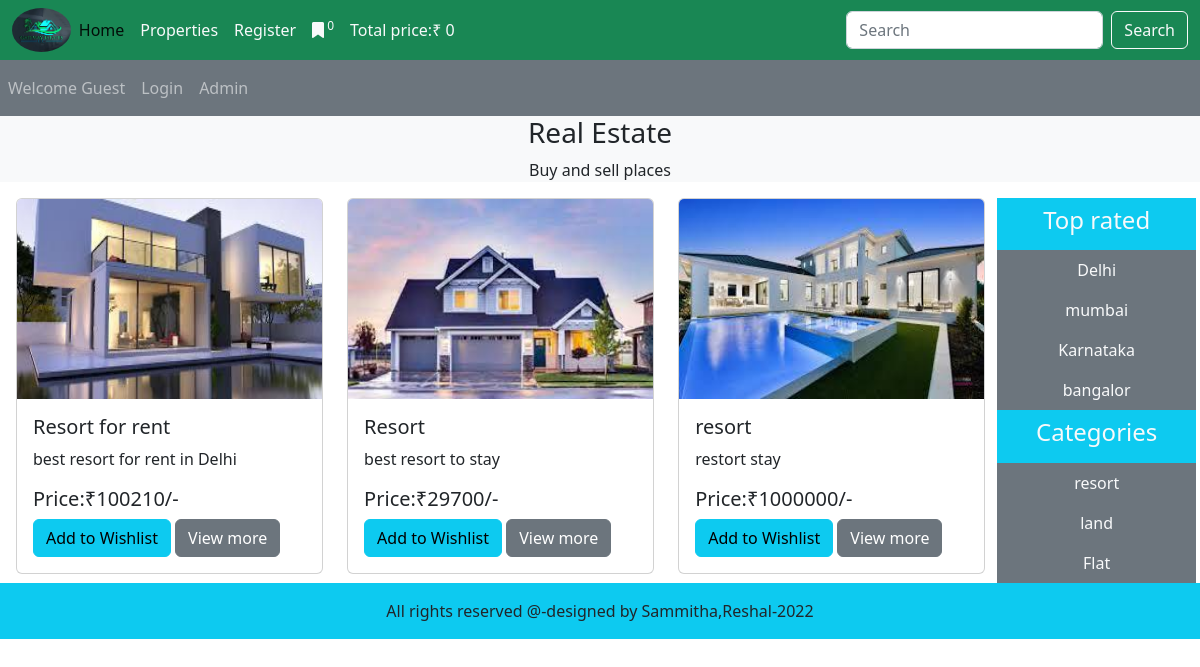
/index.php?popular=1, run on the app's committed database.
### tables this page shows
CREATE TABLE `properties` (
  `property_id` int(11) NOT NULL,
  `property_title` varchar(100) NOT NULL,
  `property_description` varchar(300) NOT NULL,
  `property_keywords` varchar(300) NOT NULL,
  `category_id` int(11) NOT NULL,
  `popular_id` int(11) NOT NULL,
  `property_image1` varchar(300) NOT NULL,
  `property_image2` varchar(300) NOT NULL,
  `property_image3` varchar(300) NOT NULL,
  `property_price` varchar(100) NOT NULL,
  `date` timestamp NOT NULL DEFAULT current_timestamp() ON UPDATE current_timestamp(),
  `status` varchar(100) NOT NULL
);

CREATE TABLE `popular` (
  `popular_id` int(11) NOT NULL,
  `popular_title` varchar(100) NOT NULL
);

CREATE TABLE `categories` (
  `category_id` int(11) NOT NULL,
  `category_title` varchar(100) NOT NULL
);

### functions/common_function.php (the view, shortened to what this page needs)
<?php
   function get_uniquepopular(){
      global $con;
      if(isset($_GET['popular'])){
         $popular_id=$_GET['popular'];
      $select_query="Select * from `properties` where popular_id=$popular_id";
      $result_query=mysqli_query($con,$select_query);
      while($row=mysqli_fetch_assoc($result_query)){
      $property_id=$row['property_id'];
      $property_title=$row['property_title'];
      $property_description=$row['property_description'];
      $property_image1=$row['property_image1'];
      $property_price=$row['property_price'];
      echo "<div class='col-md-4 mb-2'>
      <div class='card'>
          <img src='./property_images/$property_image1' class='card-img-top' alt='$property_image1'>
          <div class='card-body'>
            <h5 class='card-title'>$property_title</h5>
            <p class='card-text'>$property_description</p>
            <h5 class='card-title'>Price:₹$property_price/-</h5>
            <a href='index.php?add_to_caradd_to_wishlist=$property_id' class='btn btn-info'>Add to Wishlist</a>
            <a href='properties_details.php?property_id=$property_id' class='btn btn-secondary'>View more</a>
          </div>
       </div>
      </div>";
      }
      }
      }
function getpop(){
    global $con;
    $select_popular="Select * from `popular`";
    $result_pop=mysqli_query($con,$select_popular);
   while($row_data=mysqli_fetch_assoc($result_pop)){
        $pop_title=$row_data['popular_title'];
        $pop_id=$row_data['popular_id'];
        echo  "<li class='nav-item '>
        <a class='nav-link text-light' href='index.php?popular=$pop_id'>$pop_title</a>
      </li>";
   }
}
function getcat(){
    global $con;
    $select_category="Select * from `categories`";
    $result_cat=mysqli_query($con,$select_category);
   while($row_data=mysqli_fetch_assoc($result_cat)){
        $cat_title=$row_data['category_title'];
        $cat_id=$row_data['category_id'];
        echo  "<li class='nav-item '>
        <a class='nav-link text-light' href='index.php?category=$cat_id'>$cat_title</a>
      </li>";
   }
}
    function getIPAddress() {
     if(!empty($_SERVER['HTTP_CLIENT_IP'])) {
                $ip = $_SERVER['HTTP_CLIENT_IP'];
        }
    elseif (!empty($_SERVER['HTTP_X_FORWARDED_FOR'])) {
                $ip = $_SERVER['HTTP_X_FORWARDED_FOR'];
     }
    else{
             $ip = $_SERVER['REMOTE_ADDR'];
     }
     return $ip;
}
   function wishlistnum(){
      if(isset($_GET['add_to_wishlist'])){
         global $con;
         $ip=getIPAddress();
         $select_query="Select *from `wishlist` where ip_address='$ip'";
         $result_query=mysqli_query($con,$select_query);
         $count_wishlist=mysqli_num_rows($result_query);
      }else
         {
            global $con;
            $ip=getIPAddress();
            $select_query="Select *from `wishlist` where ip_address='$ip'";
            $result_query=mysqli_query($con,$select_query);
            $count_wishlist=mysqli_num_rows($result_query);
         }
      echo $count_wishlist;
   }
   function total_price(){
      $total_price=0;
      echo $total_price;
   }
?>

### style.css (style rules this page uses)
* { margin: 0; padding: 0; box-sizing: border-box; }
.card-img-top { width: 100%; height: 200px; }

### data on the page
properties: property_image1 (picture), property_title "Resort for rent", property_description "best resort for rent in Delhi", property_price "100210"
properties: property_image1 (picture), property_title "Resort", property_description "best resort to stay", property_price "29700"
properties: property_image1 (picture), property_title "resort", property_description "restort stay", property_price "1000000"
popular: popular_title "Delhi"
popular: popular_title "mumbai"
popular: popular_title "Karnataka"
popular: popular_title "bangalor"
categories: category_title "resort"
categories: category_title "land"
categories: category_title "Flat"

### other printed values
$count_wishlist "0"
$total_price "0"
